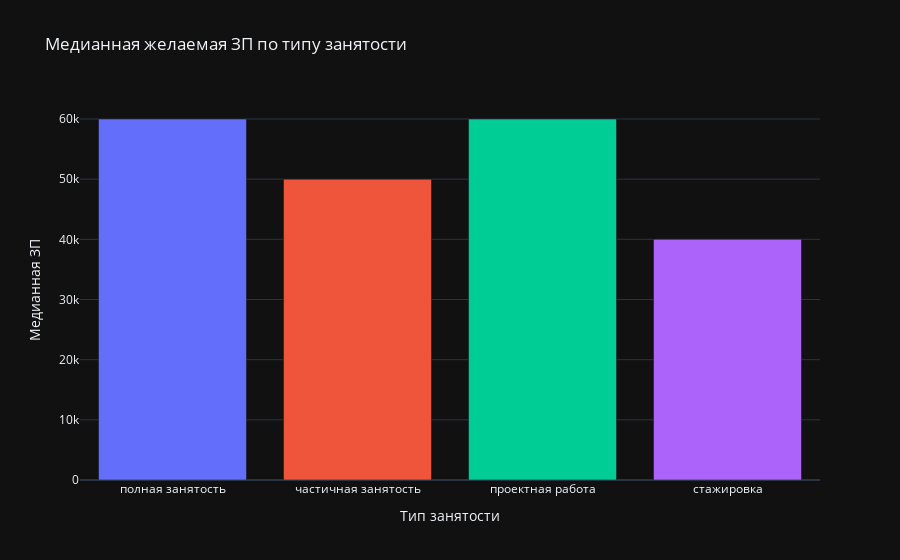

Notebook code for this chart:
### Markdown cell above
**Выводы по графику 1:**
- Мужчины в среднем запрашивают более высокую заработную плату, чем женщины.
- Медианная ЗП у мужчин значительно выше, что может объясняться различиями в сферах деятельности и должностях.
- Признак пола может быть важен при прогнозировании желаемой ЗП.

### Code cell
# Дополнительный график 2: Зависимость ЗП от типа занятости
employment_cols = ['полная занятость', 'частичная занятость', 'проектная работа', 'стажировка']

medians = []
for col in employment_cols:
    median_zp = df_filtered[df_filtered[col] == True]['ЗП (руб)'].median()
    medians.append({'Тип занятости': col, 'Медианная ЗП': median_zp})

emp_df = pd.DataFrame(medians)

fig = px.bar(emp_df, x='Тип занятости', y='Медианная ЗП',
             title='Медианная желаемая ЗП по типу занятости',
             color='Тип занятости')
fig.update_layout(showlegend=False)
fig.show()

print(emp_df)

### Figure 1 — Plotly figure (JSON) as saved in the notebook; plotly's stock layout.template omitted (floating-point values rounded to 4 significant figures)
{"data": [{"hovertemplate": "Тип занятости=%{x}<br>Медианная ЗП=%{y}<extra></extra>", "legendgroup": "полная занятость", "marker": {"color": "#636efa", "pattern": {"shape": ""}}, "name": "полная занятость", "orientation": "v", "showlegend": true, "textposition": "auto", "x": ["полная занятость"], "xaxis": "x", "y": [60000.0], "yaxis": "y", "type": "bar"}, {"hovertemplate": "Тип занятости=%{x}<br>Медианная ЗП=%{y}<extra></extra>", "legendgroup": "частичная занятость", "marker": {"color": "#EF553B", "pattern": {"shape": ""}}, "name": "частичная занятость", "orientation": "v", "showlegend": true, "textposition": "auto", "x": ["частичная занятость"], "xaxis": "x", "y": [50000.0], "yaxis": "y", "type": "bar"}, {"hovertemplate": "Тип занятости=%{x}<br>Медианная ЗП=%{y}<extra></extra>", "legendgroup": "проектная работа", "marker": {"color": "#00cc96", "pattern": {"shape": ""}}, "name": "проектная работа", "orientation": "v", "showlegend": true, "textposition": "auto", "x": ["проектная работа"], "xaxis": "x", "y": [60000.0], "yaxis": "y", "type": "bar"}, {"hovertemplate": "Тип занятости=%{x}<br>Медианная ЗП=%{y}<extra></extra>", "legendgroup": "стажировка", "marker": {"color": "#ab63fa", "pattern": {"shape": ""}}, "name": "стажировка", "orientation": "v", "showlegend": true, "textposition": "auto", "x": ["стажировка"], "xaxis": "x", "y": [40000.0], "yaxis": "y", "type": "bar"}], "layout": {"xaxis": {"anchor": "y", "domain": [0.0, 1.0], "title": {"text": "Тип занятости"}, "categoryorder": "array", "categoryarray": ["полная занятость", "частичная занятость", "проектная работа", "стажировка"]}, "yaxis": {"anchor": "x", "domain": [0.0, 1.0], "title": {"text": "Медианная ЗП"}}, "legend": {"title": {"text": "Тип занятости"}, "tracegroupgap": 0}, "title": {"text": "Медианная желаемая ЗП по типу занятости"}, "barmode": "relative", "showlegend": false}}
